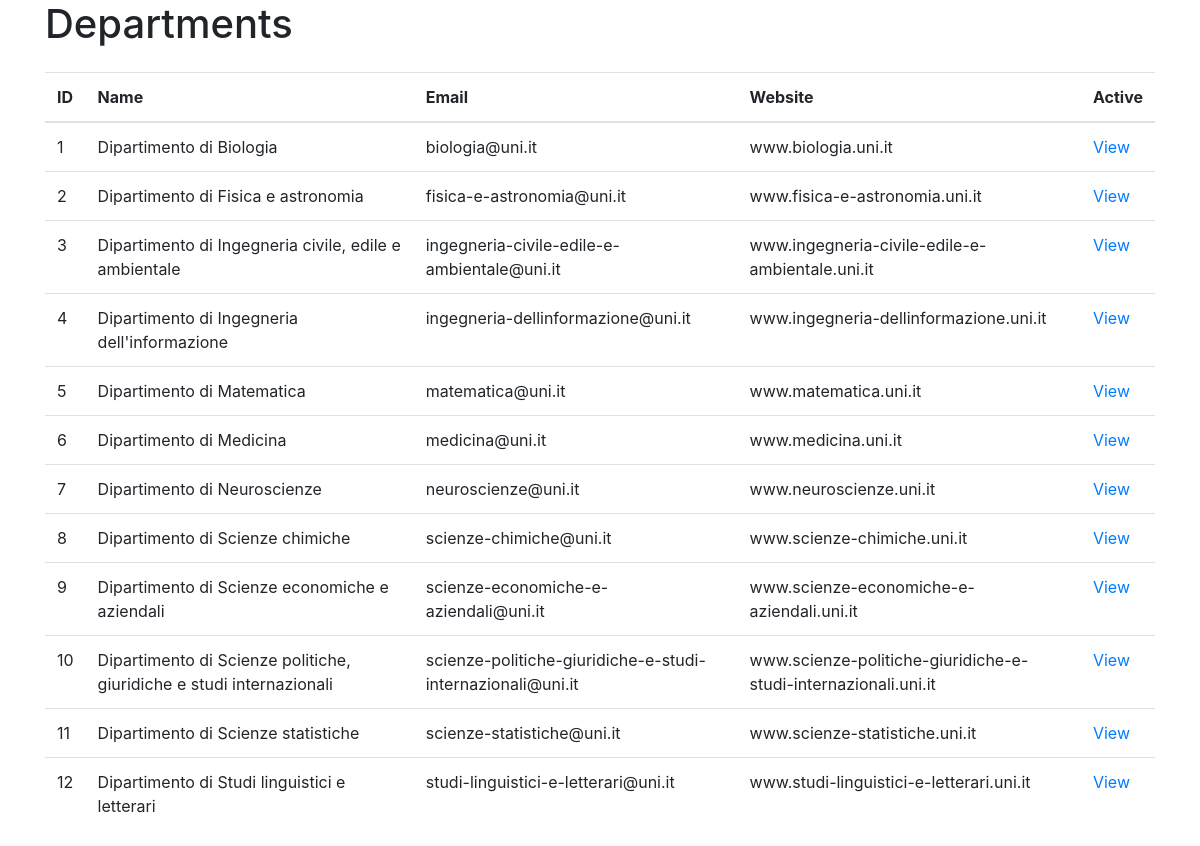
The app's page /connection-university/index.php with its own data.
### tables this page shows
CREATE TABLE `departments` (
  `id` bigint(20) UNSIGNED NOT NULL,
  `name` varchar(255) NOT NULL,
  `address` varchar(255) NOT NULL,
  `phone` varchar(255) DEFAULT NULL,
  `email` varchar(255) NOT NULL,
  `website` varchar(255) NOT NULL,
  `head_of_department` varchar(255) NOT NULL
);

### connection-university/partials/departments.php (called while the page is built, shortened)
<?php
require_once __DIR__ . '/partials/db.php';
$sql = "SELECT * FROM `departments`";
$results = $conn->query($sql);
$departments = [];
if ($results && $results->num_rows > 0) {
    while ($row = $results->fetch_assoc()) {
        $departments[] = $row;
    }
} elseif ($results) {
    echo '<h2>No results found</h2>';
} else {
    echo "Error query";
}
?>

### connection-university/index.php (the view, shortened to what this page needs)
<?php
require_once __DIR__ . '/partials/departments.php';
?>
<!DOCTYPE html>
<html lang="en">
<head>
    <link rel='stylesheet' href='https://cdnjs.cloudflare.com/ajax/libs/bootstrap/4.6.1/css/bootstrap.min.css'/>
</head>
<body>
    <main class="container">
        <h1 class="mb-4">Departments</h1>
        <table class="table">
            <thead>
                <tr>
                    <th>ID</th>
                    <th>Name</th>
                    <th>Email</th>
                    <th>Website</th>
                    <th>Active</th>
                </tr>
            </thead>
            <tbody>
                <?php
                if (!empty($departments)) :
                    foreach ($departments as $department) : ?>
                        <tr>
                            <td><?php echo $department['id'] ?></td>
                            <td><?php echo $department['name'] ?></td>
                            <td><?php echo $department['email'] ?></td>
                            <td><?php echo $department['website'] ?></td>
                            <td>
                                <a href="./show.php?id=<?php echo $department['id'] ?>">
                                    View
                                </a>
                            </td>
                        </tr>
                    <?php endforeach;
                endif; ?>
            </tbody>
        </table>
    </main>
</body>
</html>

### records on screen
departments: id "1", name "Dipartimento di Biologia", email "biologia@uni.it", website "www.biologia.uni.it"
departments: id "2", name "Dipartimento di Fisica e astronomia", email "fisica-e-astronomia@uni.it", website "www.fisica-e-astronomia.uni.it"
departments: id "3", name "Dipartimento di Ingegneria civile, edile e ambientale", email "ingegneria-civile-edile-e-ambientale@uni.it", website "www.ingegneria-civile-edile-e-ambientale.uni.it"
departments: id "4", name "Dipartimento di Ingegneria dell'informazione", email "ingegneria-dellinformazione@uni.it", website "www.ingegneria-dellinformazione.uni.it"
departments: id "5", name "Dipartimento di Matematica", email "matematica@uni.it", website "www.matematica.uni.it"
departments: id "6", name "Dipartimento di Medicina", email "medicina@uni.it", website "www.medicina.uni.it"
departments: id "7", name "Dipartimento di Neuroscienze", email "neuroscienze@uni.it", website "www.neuroscienze.uni.it"
departments: id "8", name "Dipartimento di Scienze chimiche", email "scienze-chimiche@uni.it", website "www.scienze-chimiche.uni.it"
departments: id "9", name "Dipartimento di Scienze economiche e aziendali", email "scienze-economiche-e-aziendali@uni.it", website "www.scienze-economiche-e-aziendali.uni.it"
departments: id "10", name "Dipartimento di Scienze politiche, giuridiche e studi internazionali", email "scienze-politiche-giuridiche-e-studi-internazionali@uni.it", website "www.scienze-politiche-giuridiche-e-studi-internazionali.uni.it"
departments: id "11", name "Dipartimento di Scienze statistiche", email "scienze-statistiche@uni.it", website "www.scienze-statistiche.uni.it"
departments: id "12", name "Dipartimento di Studi linguistici e letterari", email "studi-linguistici-e-letterari@uni.it", website "www.studi-linguistici-e-letterari.uni.it"
